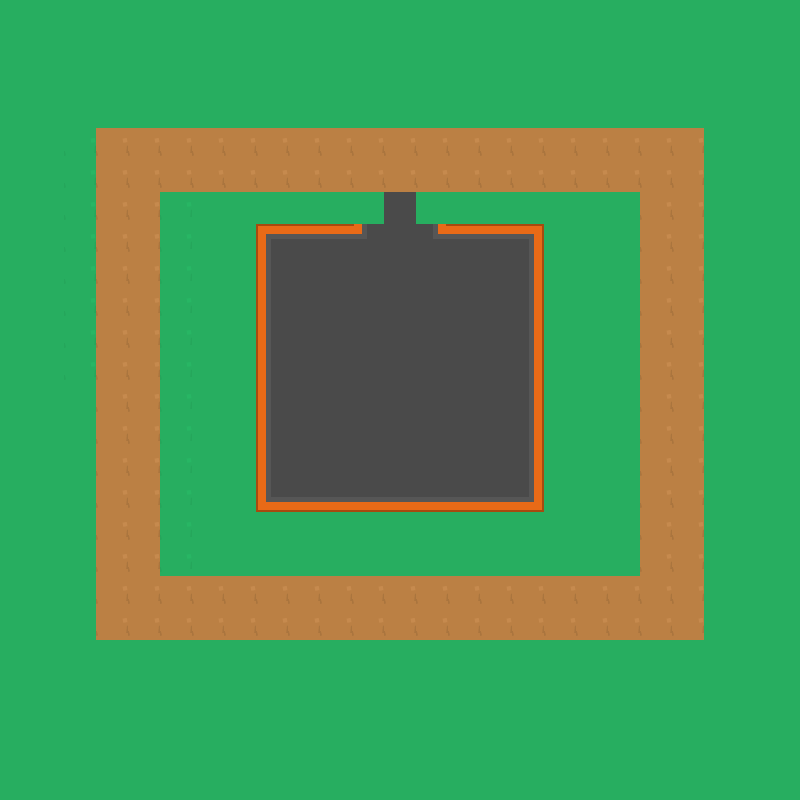

Below is a game level as drawn by its tile map, then a one-line description and the .tmx that defines it (tile-layer data replaced by summaries):
An orthogonal 25x25 tile map with 32x32 px tiles, 1 tile layer (Tile Layer 1), 2 tilesets and 29 objects.

<map version="1.0" orientation="orthogonal" renderorder="right-down" width="25" height="25" tilewidth="32" tileheight="32" nextobjectid="70">
 <tileset firstgid="1" name="tilesheet_complete" tilewidth="32" tileheight="32" tilecount="2160" columns="54">
  <image source="tilesheet_complete.png" width="1728" height="1280" />
 </tileset>
 <tileset firstgid="2161" name="CollidableTile" tilewidth="32" tileheight="32" tilecount="1" columns="1">
  <image source="CollidableTile.png" trans="aa0000" width="32" height="32" />
 </tileset>
 <layer name="Tile Layer 1" width="25" height="25">
  <properties>
   <property name="TileSheet" value="tilesheet_complete" />
  </properties>
  <data>[625 cells, 625 non-empty, 17 distinct tile ids]</data>
 </layer>
 <objectgroup name="Collidable Layer" opacity="0.63">
  <object id="41" gid="2161" x="512" y="256" width="32" height="32" />
  <object id="42" gid="2161" x="480" y="256" width="32" height="32" />
  <object id="43" gid="2161" x="448" y="256" width="32" height="32" />
  <object id="44" gid="2161" x="320" y="256" width="32" height="32" />
  <object id="45" gid="2161" x="288" y="256" width="32" height="32" />
  <object id="46" gid="2161" x="256" y="256" width="32" height="32" />
  <object id="47" gid="2161" x="256" y="288" width="32" height="32" />
  <object id="48" gid="2161" x="256" y="320" width="32" height="32" />
  <object id="49" gid="2161" x="256" y="352" width="32" height="32" />
  <object id="50" gid="2161" x="256" y="384" width="32" height="32" />
  <object id="51" gid="2161" x="256" y="416" width="32" height="32" />
  <object id="52" gid="2161" x="256" y="448" width="32" height="32" />
  <object id="53" gid="2161" x="256" y="480" width="32" height="32" />
  <object id="54" gid="2161" x="256" y="512" width="32" height="32" />
  <object id="55" gid="2161" x="288" y="512" width="32" height="32" />
  <object id="56" gid="2161" x="320" y="512" width="32" height="32" />
  <object id="57" gid="2161" x="352" y="512" width="32" height="32" />
  <object id="58" gid="2161" x="384" y="512" width="32" height="32" />
  <object id="59" gid="2161" x="416" y="512" width="32" height="32" />
  <object id="60" gid="2161" x="448" y="512" width="32" height="32" />
  <object id="61" gid="2161" x="480" y="512" width="32" height="32" />
  <object id="62" gid="2161" x="512" y="512" width="32" height="32" />
  <object id="63" gid="2161" x="512" y="480" width="32" height="32" />
  <object id="64" gid="2161" x="512" y="448" width="32" height="32" />
  <object id="65" gid="2161" x="512" y="416" width="32" height="32" />
  <object id="66" gid="2161" x="512" y="384" width="32" height="32" />
  <object id="67" gid="2161" x="512" y="352" width="32" height="32" />
  <object id="68" gid="2161" x="512" y="320" width="32" height="32" />
  <object id="69" gid="2161" x="512" y="288" width="32" height="32" />
 </objectgroup>
</map>
